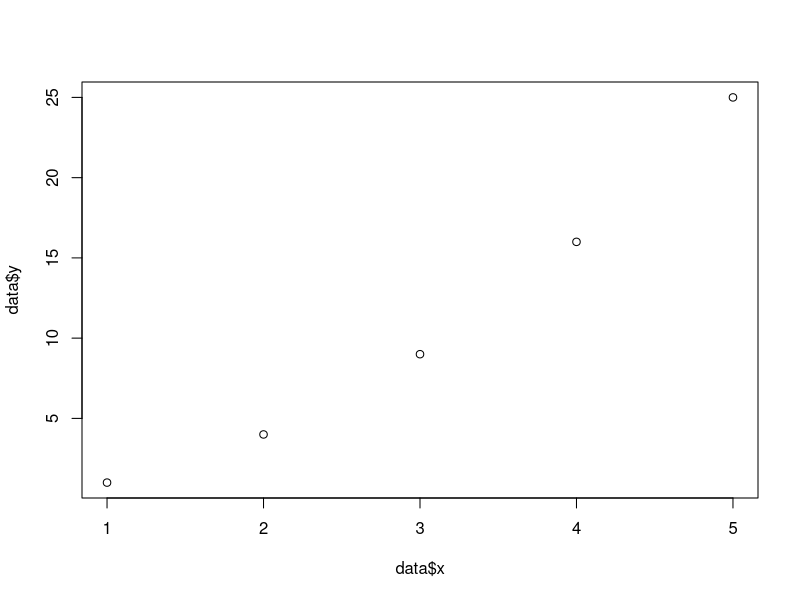
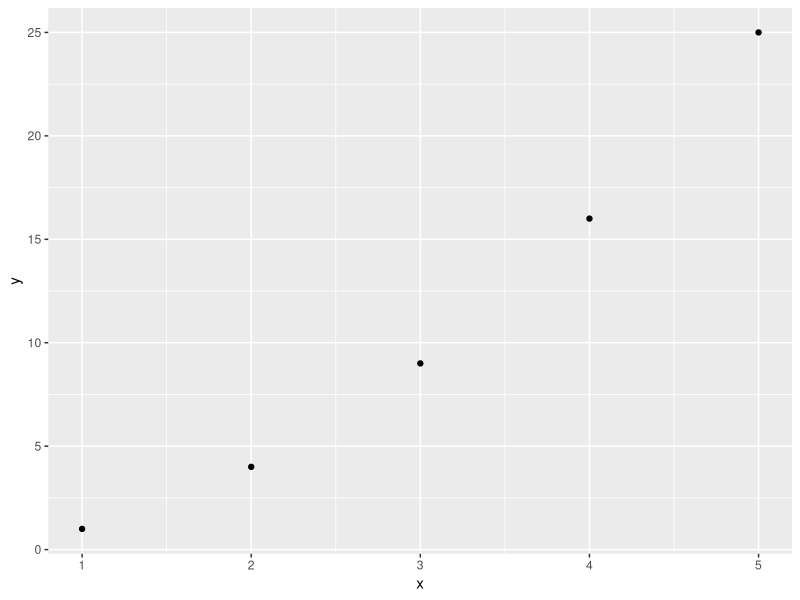

Here is the R script that generated these plots, in order:
## ---- chunk 1
knitr::opts_chunk$set(echo = FALSE)

require(tidyverse)
## ---- chunk 2
data <- data.frame(x = 1:5)
data$y <- data$x^2
plot(data$x, data$y)
## ---- chunk 3
data_frame(x = 1:5, y = x^2) %>% 
  ggplot(aes(x, y)) + geom_point()
